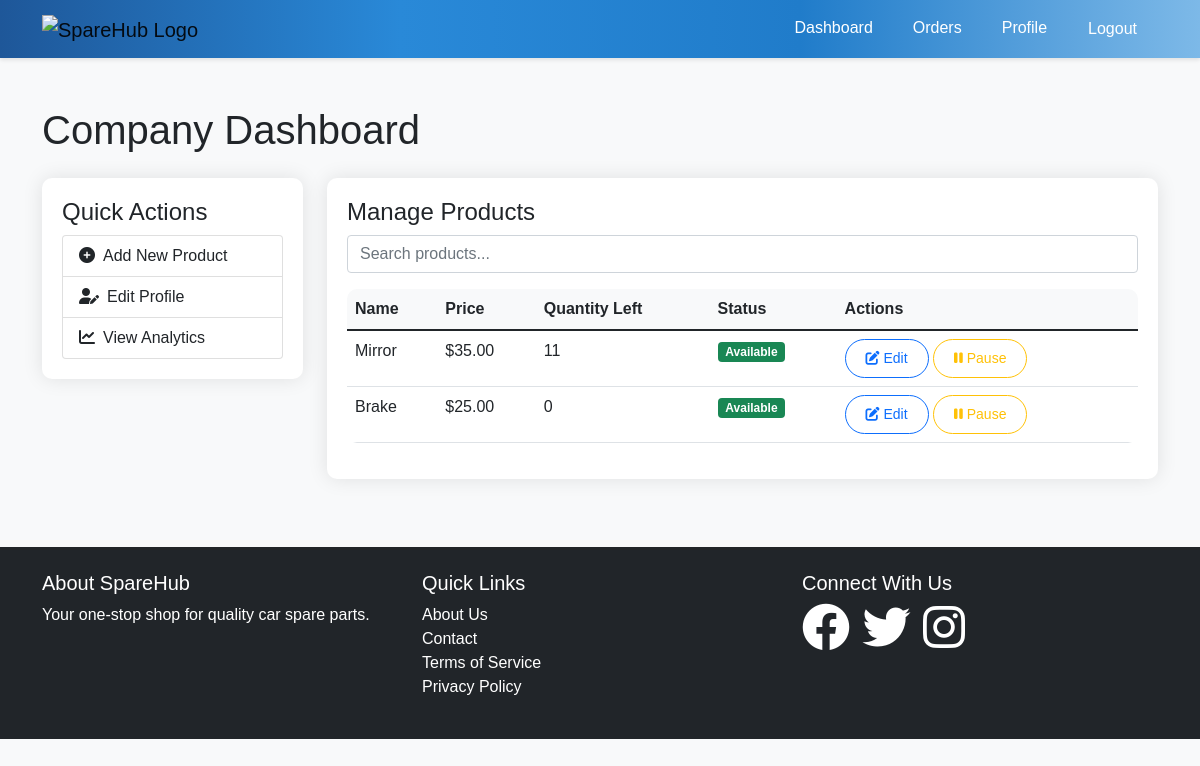
The app's page /company-dashboard/ (signed in), older data.
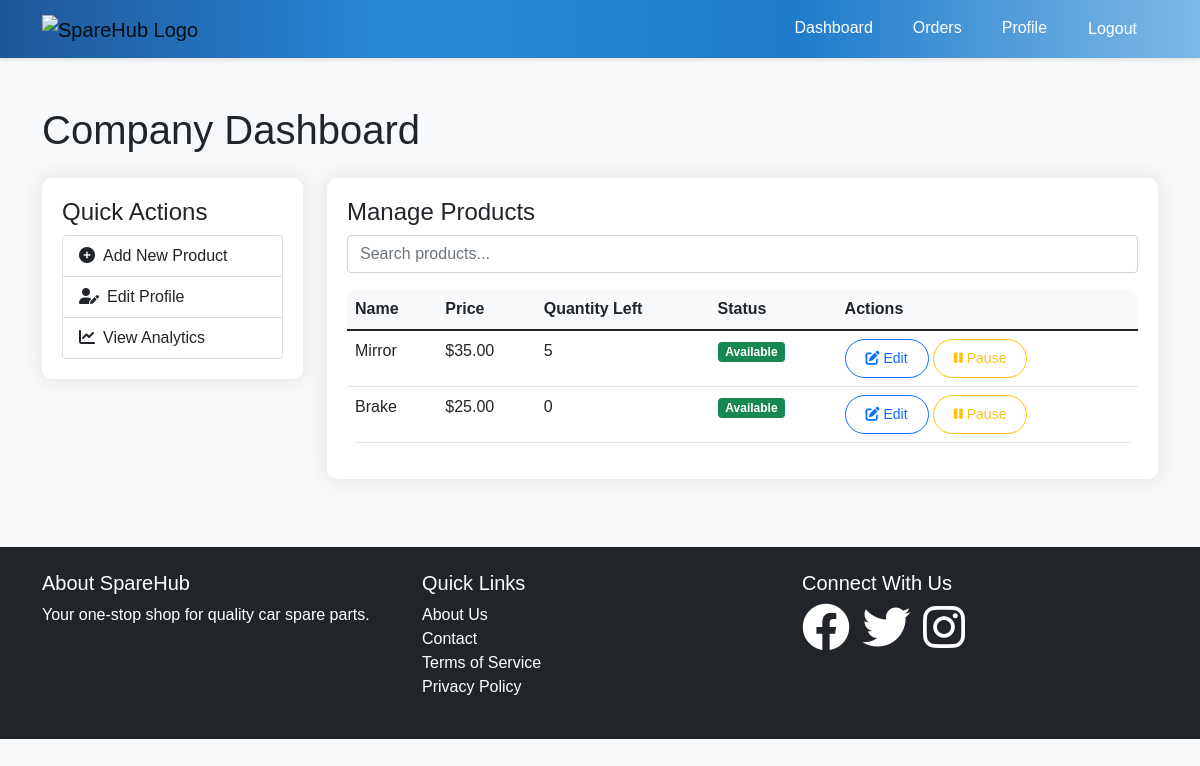
The same page, newer data.
### spares/models.py (models this page shows, shortened)
class Product(models.Model):
    CATEGORY_CHOICES = [
        ('Any', 'Any'),
        ('BODY', 'Body'),
        ('ENGINE', 'Engine'),
        ('TRANSMISSION', 'Transmission'),
        ('AC', 'AC'),
        ('FUEL_SUPPLY', 'Fuel Supply'),
        ('BRAKE', 'Brake'),
        ('SUSPENSION', 'Suspension'),
        ('STEERING', 'Steering'),
        ('INTERIOR', 'Interior'),
        ('ELECTRONIC', 'Electronic Components'),
        ('EXHAUST', 'Exhaust System'),
        ('WHEELS', 'Wheels'),
    ]
    company = models.ForeignKey(Company, on_delete=models.CASCADE, related_name='products')
    name = models.CharField(max_length=100)
    description = models.TextField()
    category = models.CharField(max_length=20, choices=CATEGORY_CHOICES)
    car_makes = models.CharField(max_length=255, blank=True)
    price = models.DecimalField(
        max_digits=10,
        decimal_places=2,
        validators=[MinValueValidator(0.01)]  # Ensure positive price
    )
    stock_quantity = models.PositiveIntegerField()
    warranty = models.CharField(max_length=100)  # This is probably the field you're using now
    availability = models.BooleanField(default=True)
    quantity = models.PositiveIntegerField(default=0)
    company_user = models.ForeignKey(User, on_delete=models.SET_NULL, null=True, blank=True, related_name='products')
    class Meta:
        unique_together = ['company', 'name']  # Ensure unique product names per company

### spares/views.py (the view)
# urls.py: path('company-dashboard/', views.company_dashboard, name='company_dashboard'),
@cache_control(no_cache=True, must_revalidate=True, no_store=True)  # Fixed whitespace
@login_required
def company_dashboard(request):
    products = Product.objects.filter(company=request.user.company).order_by('-id')
    orders = Order.objects.filter(items__product__in=products).distinct()
    context = {
        'products': products,
        'orders': orders,
    }
    return render(request, 'company_dashboard.html', context)

### templates/company_dashboard.html (shortened to what the changed rows need)
{% load static %}
<!DOCTYPE html>
<html lang="en">
<head>
    <link href="https://cdn.jsdelivr.net/npm/bootstrap@5.1.3/dist/css/bootstrap.min.css" rel="stylesheet">
    <link rel="stylesheet" href="https://cdnjs.cloudflare.com/ajax/libs/font-awesome/6.0.0-beta3/css/all.min.css">
    <link rel="stylesheet" href="{% static 'css/style.css' %}">
</head>
<body>
    <main class="container my-5">
        <h1 class="mb-4">Company Dashboard</h1>
        <div class="row">
            <div class="col-md-9">
                <div class="dashboard-card">
                    <table class="table table-hover table-custom">
                        <thead>
                            <tr>
                                <th>Name</th>
                                <th>Price</th>
                                <th>Quantity Left</th>
                                <th>Status</th>
                                <th>Actions</th>
                            </tr>
                        </thead>
                        <tbody>
                            {% for product in products %}
                            <tr>
                                <td>{{ product.name }}</td>
                                <td>${{ product.price }}</td>
                                <td>{{ product.stock_quantity }}</td>
                                <td>
                                    <span class="badge bg-{% if product.availability %}success{% else %}danger{% endif %}">
                                        {% if product.availability %}Available{% else %}Not Available{% endif %}
                                    </span>
                                </td>
                                <td>
                                    <a href="{% url 'spares:edit_product' product.id %}" class="btn btn-sm btn-outline-primary btn-custom">
                                        <i class="fas fa-edit"></i> Edit
                                    </a>
                                    <a href="{% url 'spares:toggle_availability' product.id %}" class="btn btn-sm btn-outline-{% if product.availability %}warning{% else %}success{% endif %} btn-custom">
                                        <i class="fas fa-{% if product.availability %}pause{% else %}play{% endif %}"></i>
                                        {% if product.availability %}Pause{% else %}Resume{% endif %}
                                    </a>
                                </td>
                            </tr>
                            {% empty %}
                            <tr>
                                <td colspan="5" class="text-center">No products available.</td>
                            </tr>
                            {% endfor %}
                        </tbody>
                    </table>
                </div>
            </div>
        </div>
    </main>
</body>
</html>

Row changes from the older to the newer data that the page shows:
changed Product "Mirror": stock_quantity "11" → "5"
